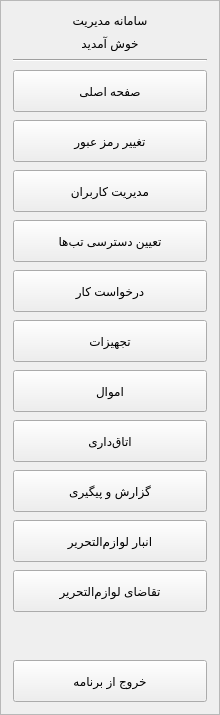
     <widget class="QFrame" name="navigationPanel">
      <property name="minimumSize">
       <size>
        <width>220</width>
        <height>0</height>
       </size>
      </property>
      <property name="maximumSize">
       <size>
        <width>220</width>
        <height>16777215</height>
       </size>
      </property>
      <property name="frameShape">
       <enum>QFrame::Shape::StyledPanel</enum>
      </property>
      <property name="frameShadow">
       <enum>QFrame::Shadow::Raised</enum>
      </property>
      <layout class="QVBoxLayout" name="verticalLayoutNavigation">
       <property name="leftMargin">
        <number>12</number>
       </property>
       <property name="topMargin">
        <number>12</number>
       </property>
       <property name="rightMargin">
        <number>12</number>
       </property>
       <property name="bottomMargin">
        <number>12</number>
       </property>
       <property name="spacing">
        <number>8</number>
       </property>
       <item>
        <widget class="QLabel" name="lblNavigationTitle">
         <property name="text">
          <string>سامانه مدیریت</string>
         </property>
         <property name="alignment">
          <set>Qt::AlignmentFlag::AlignCenter</set>
         </property>
        </widget>
       </item>
       <item>
        <widget class="QLabel" name="lblNavigationUser">
         <property name="text">
          <string>خوش آمدید</string>
         </property>
         <property name="alignment">
          <set>Qt::AlignmentFlag::AlignCenter</set>
         </property>
         <property name="wordWrap">
          <bool>true</bool>
         </property>
        </widget>
       </item>
       <item>
        <widget class="QFrame" name="navigationLine">
         <property name="frameShape">
          <enum>QFrame::Shape::HLine</enum>
         </property>
         <property name="frameShadow">
          <enum>QFrame::Shadow::Sunken</enum>
         </property>
        </widget>
       </item>
       <item>
        <widget class="QPushButton" name="btnHome">
         <property name="minimumSize">
          <size>
           <width>0</width>
           <height>42</height>
          </size>
         </property>
         <property name="text">
          <string>صفحه اصلی</string>
         </property>
        </widget>
       </item>
       <item>
        <widget class="QPushButton" name="btnPassword">
         <property name="minimumSize">
          <size>
           <width>0</width>
           <height>42</height>
          </size>
         </property>
         <property name="text">
          <string>تغییر رمز عبور</string>
         </property>
        </widget>
       </item>
       <item>
        <widget class="QPushButton" name="btnUsers">
         <property name="minimumSize">
          <size>
           <width>0</width>
           <height>42</height>
          </size>
         </property>
         <property name="text">
          <string>مدیریت کاربران</string>
         </property>
        </widget>
       </item>
       <item>
        <widget class="QPushButton" name="btnTabPermissions">
         <property name="minimumSize">
          <size>
           <width>0</width>
           <height>42</height>
          </size>
         </property>
         <property name="toolTip">
          <string>تعیین اینکه هر کاربر به کدام تب‌های سامانه دسترسی داشته باشد</string>
         </property>
         <property name="text">
          <string>تعیین دسترسی تب‌ها</string>
         </property>
        </widget>
       </item>
       <item>
        <widget class="QPushButton" name="btnRepairs">
         <property name="minimumSize">
          <size>
           <width>0</width>
           <height>42</height>
          </size>
         </property>
         <property name="text">
          <string>درخواست کار</string>
         </property>
        </widget>
       </item>
       <item>
        <widget class="QPushButton" name="btnEquipment">
         <property name="minimumSize">
          <size>
           <width>0</width>
           <height>42</height>
          </size>
         </property>
         <property name="text">
          <string>تجهیزات</string>
         </property>
        </widget>
       </item>
       <item>
        <widget class="QPushButton" name="btnAssets">
         <property name="minimumSize">
          <size>
           <width>0</width>
           <height>42</height>
          </size>
         </property>
         <property name="text">
          <string>اموال</string>
         </property>
        </widget>
       </item>
       <item>
        <widget class="QPushButton" name="btnHotel">
         <property name="minimumSize">
          <size>
           <width>0</width>
           <height>42</height>
          </size>
         </property>
         <property name="text">
          <string>اتاق‌داری</string>
         </property>
        </widget>
       </item>
       <item>
        <widget class="QPushButton" name="btnReports">
         <property name="minimumSize">
          <size>
           <width>0</width>
           <height>42</height>
          </size>
         </property>
         <property name="text">
          <string>گزارش و پیگیری</string>
         </property>
        </widget>
       </item>
       <item>
        <widget class="QPushButton" name="btnAnbarTahrir">
         <property name="text">
          <string>انبار لوازم‌التحریر</string>
         </property>
         <property name="minimumSize">
          <size>
           <width>0</width>
           <height>42</height>
          </size>
         </property>
        </widget>
       </item>
       <item>
        <widget class="QPushButton" name="btnMtoTahrir">
         <property name="text">
          <string>تقاضای لوازم‌التحریر</string>
         </property>
         <property name="minimumSize">
          <size>
           <width>0</width>
           <height>42</height>
          </size>
         </property>
        </widget>
       </item>
       <item>
        <spacer name="navigationVerticalSpacer">
         <property name="orientation">
          <enum>Qt::Orientation::Vertical</enum>
         </property>
         <property name="sizeHint">
          <size>
           <width>20</width>
           <height>40</height>
          </size>
         </property>
        </spacer>
       </item>
       <item>
        <widget class="QPushButton" name="btnExit">
         <property name="minimumSize">
          <size>
           <width>0</width>
           <height>42</height>
          </size>
         </property>
         <property name="text">
          <string>خروج از برنامه</string>
         </property>
        </widget>
       </item>
      </layout>
     </widget>
